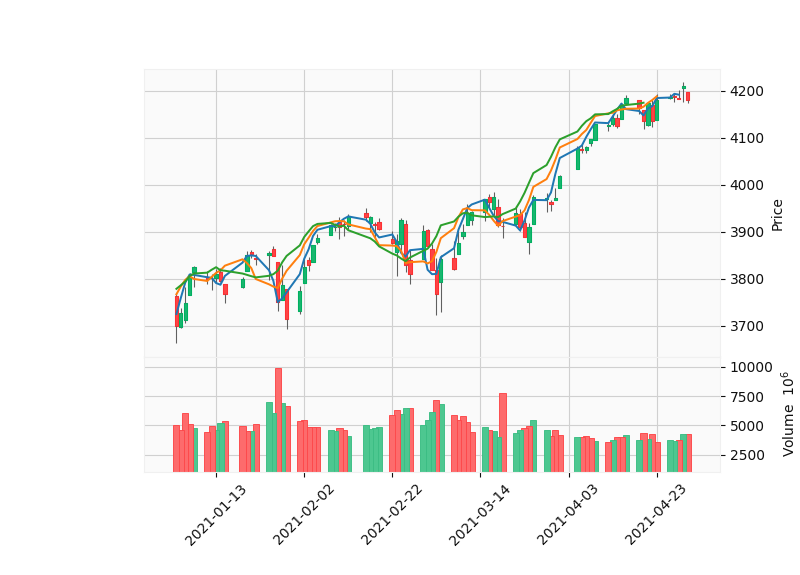

This chart was generated by the following Python code:
#!/usr/bin/env python
# coding: utf-8
# Reference
# https://note.nkmk.me/python-pandas-matplotlib-candlestick-chart/
# https://stackoverflow.com/questions/60599812/how-can-i-customize-mplfinance-plot
import mplfinance as mpf
import pandas as pd

filename = 'candlestick_sample_data.csv'
df = pd.read_csv(filename, index_col=0, parse_dates=True)
# df.columns = ['Open', 'High', 'Low', 'Close', 'Volume']

mpf.plot(df, type='candle', style='yahoo', volume=True, mav=(3, 6, 9),
         show_nontrading=True, datetime_format='%Y-%m-%d',
         savefig='candlestick_chart.png')
